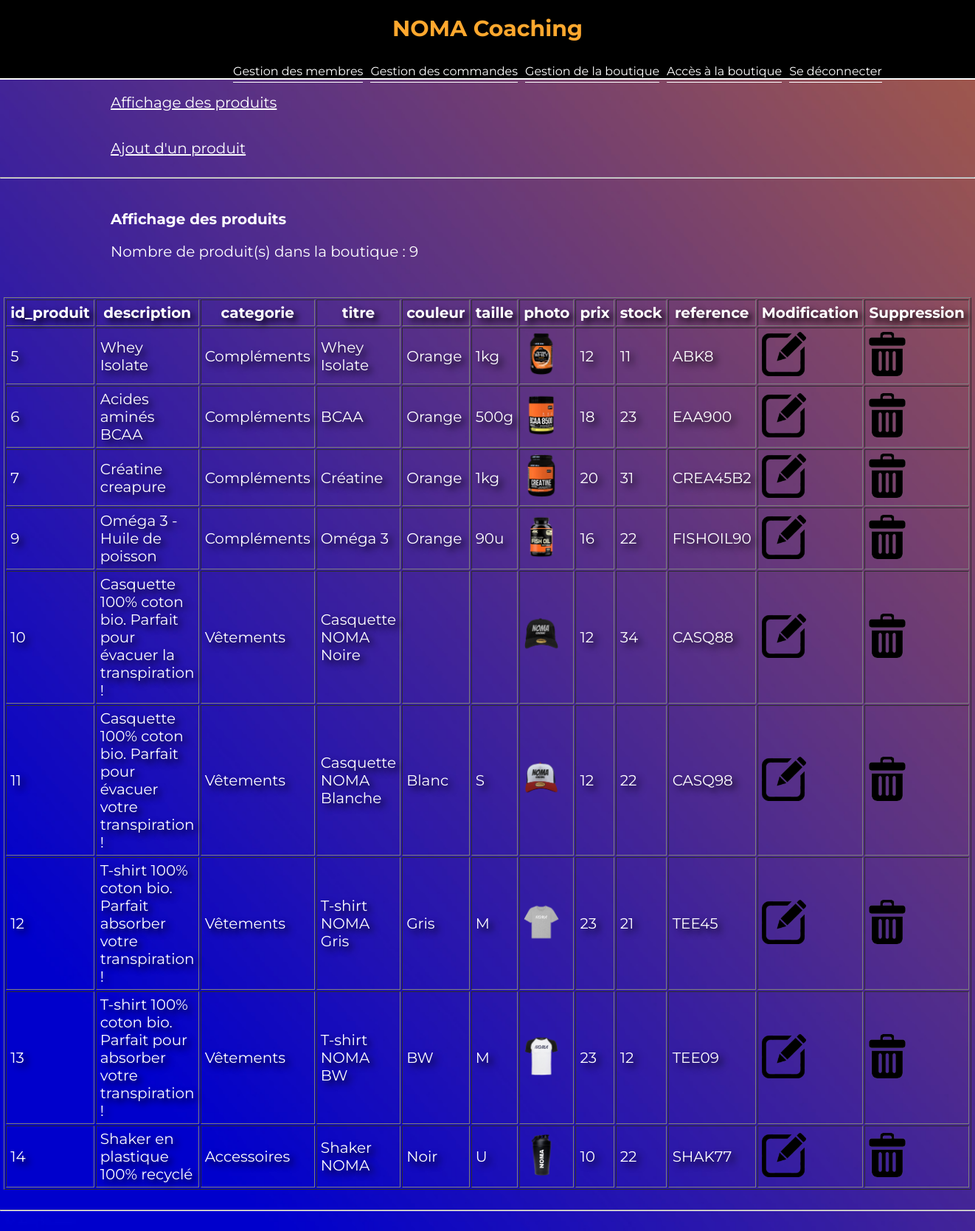
Page /admin/gestion_boutique.php?action=affichage (signed in) on the committed database.
### tables this page shows
CREATE TABLE `produit` (
  `id_produit` int(3) NOT NULL,
  `description` text NOT NULL,
  `categorie` varchar(20) NOT NULL,
  `titre` varchar(100) NOT NULL,
  `couleur` varchar(20) NOT NULL,
  `taille` varchar(5) NOT NULL,
  `photo` varchar(250) NOT NULL,
  `prix` int(3) NOT NULL,
  `stock` int(3) NOT NULL,
  `reference` varchar(20) NOT NULL
);

### inc/fonction.inc.php (called while the page is built, shortened)
<?php
function executeRequete($req)
{
	$hostname= 'localhost';
	$username='root';
	$password='root';
	$dbname='site';
	$connexion = mysqli_connect($hostname, $username, $password, $dbname);
	$resultat = mysqli_query($connexion,$req );
    return $resultat;
}
function internauteEstConnecte()
{
    if(!isset($_SESSION['membre'])) return false;
    else return true;
}
function internauteEstConnecteEtEstAdmin()
{
    if(internauteEstConnecte() && $_SESSION['membre']['statut'] == 1) return true;
    return false;
}
?>

### inc/init.inc.php (called while the page is built, shortened)
<?php
$contenu = '';
require_once("fonction.inc.php");

### admin/gestion_boutique.php (the view, shortened to what this page needs)
<?php
require_once("../inc/init.inc.php");?>
<!DOCTYPE html>
<html lang="fr">
<head>
    <link rel="stylesheet" href="<?php echo RACINE_SITE; ?>css/panier.css">
    <link rel="stylesheet" href="<?php echo RACINE_SITE; ?>img/boxicons/css/boxicons.min.css">
</head>
<?php
$contenu .= '<br><a class= "blanc2" href="?action=affichage">Affichage des produits</a><br><br><br>';
$contenu .= '<a class= "blanc2" href="?action=ajout">Ajout d\'un produit</a><br><br><hr><br>';
if(isset($_GET['action']) && $_GET['action'] == "affichage")
{
    $resultat = executeRequete("SELECT * FROM produit");
    $contenu .= '<h2 class= "blanc2"> Affichage des produits </h2>';
    $contenu .= '<p class = "blanc2"> Nombre de produit(s) dans la boutique : ' . $resultat->num_rows.'</p>';
    $contenu .= '<table class= "blanc" border="1" cellpadding="5"><tr>';
    while($colonne = $resultat->fetch_field())
    {
        $contenu .= '<th>' . $colonne->name . '</th>';
    }
    $contenu .= '<th>Modification</th>';
    $contenu .= '<th>Suppression</th>';
    $contenu .= '</tr>';
    while ($ligne = $resultat->fetch_assoc())
    {
        $contenu .= '<tr>';
        foreach ($ligne as $indice => $information)
        {
            if($indice == "photo")
            {
                $contenu .= '<td><img src="../img' .  substr( $information,11) . '" ="70" height="70"></td>';
            }
            else
            {
                $contenu .= '<td>' . $information . '</td>';
            }
        }
        $contenu .= '<td><a class= "blanc" href="?action=modification&id_produit=' . $ligne['id_produit'] .'"><img src="../img/edit.png"></a></td>';
        $contenu .= '<td><a class= "blanc" href="?action=suppression&id_produit=' . $ligne['id_produit'] .'" OnClick="return(confirm(\'En êtes vous certain ?\'));"><img src="../img/delete.png"></a></td>';
        $contenu .= '</tr>';
    }
    $contenu .= '</table><br><hr><br>';
}
require_once("../inc/haut.inc.php");
echo $contenu;

### inc/haut.inc.php (shortened to what this page needs)
<body>
    <nav>
        <h1><a href="<?php echo RACINE_SITE; ?>index.php">NOMA Coaching</a></h1>
        <div class="menu">
			<?php
			if(internauteEstConnecteEtEstAdmin())
			{
				echo '<a href="' . RACINE_SITE . 'admin/gestion_membre.php">Gestion des membres</a>';
				echo '<a href="' . RACINE_SITE . 'admin/gestion_commande.php">Gestion des commandes</a>';
				echo '<a href="' . RACINE_SITE . 'admin/gestion_boutique.php">Gestion de la boutique</a>';
				echo '<a href="' . RACINE_SITE . 'php/boutique.php">Accès à la boutique</a>';
				echo '<a href="' . RACINE_SITE . 'php/connexion.php?action=deconnexion">Se déconnecter</a>';
			}
			?>
        </div>
    </nav>

### css/panier.css (style rules this page uses)
body { margin: 0; padding: 0; font-family: 'Montserrat'; background-image: url(../img/abs.jpg); background-repeat: no-repeat; background-size: cover; }
table { margin-left:auto; margin-right:auto; margin-top :50px; width : 60%; }
nav { display: flex; flex-wrap: wrap; justify-content: center; align-items: center; border-bottom: 2px solid #ffffff; background-color: black; }
nav h1 a { color: rgb(255, 168, 46); font-size: 30px; text-decoration: none; }
.blanc { color : white; font-size : 20px; text-shadow: 5px 5px 10px black; }
.blanc img { max-height: 60px; margin: auto; }
.blanc2 { color : white; font-size : 20px; margin-left: 150px; }
nav .menu { margin-top: 10px; margin-left: 200px; }
nav .menu a { color: rgb(255, 255, 255); margin-right: 10px; text-decoration: none; border-bottom: 1px solid rgb(255, 255, 255); padding-bottom: 5px; }

### rows in the picture
produit: id_produit "5", description "Whey Isolate", categorie "Compléments", titre "Whey Isolate", couleur "Orange", taille "1kg", photo (picture), prix "12", stock "11", reference "ABK8"
produit: id_produit "6", description "Acides aminés BCAA", categorie "Compléments", titre "BCAA", couleur "Orange", taille "500g", photo (picture), prix "18", stock "23", reference "EAA900"
produit: id_produit "7", description "Créatine creapure", categorie "Compléments", titre "Créatine", couleur "Orange", taille "1kg", photo (picture), prix "20", stock "31", reference "CREA45B2"
produit: id_produit "9", description "Oméga 3 - Huile de poisson", categorie "Compléments", titre "Oméga 3", couleur "Orange", taille "90u", photo (picture), prix "16", stock "22", reference "FISHOIL90"
produit: id_produit "10", description "Casquette 100% coton bio. Parfait pour évacuer la transpiration !", categorie "Vêtements", titre "Casquette NOMA Noire", photo (picture), prix "12", stock "34", reference "CASQ88"
produit: id_produit "11", description "Casquette 100% coton bio. Parfait pour évacuer votre transpiration !", categorie "Vêtements", titre "Casquette NOMA Blanche", couleur "Blanc", taille "S", photo (picture), prix "12", stock "22", reference "CASQ98"
produit: id_produit "12", description "T-shirt 100% coton bio. Parfait absorber votre transpiration !", categorie "Vêtements", titre "T-shirt NOMA Gris", couleur "Gris", taille "M", photo (picture), prix "23", stock "21", reference "TEE45"
produit: id_produit "13", description "T-shirt 100% coton bio. Parfait pour absorber votre transpiration !", categorie "Vêtements", titre "T-shirt NOMA BW", couleur "BW", taille "M", photo (picture), prix "23", stock "12", reference "TEE09"
produit: id_produit "14", description "Shaker en plastique 100% recyclé", categorie "Accessoires", titre "Shaker NOMA", couleur "Noir", taille "U", photo (picture), prix "10", stock "22", reference "SHAK77"

### other values in the picture
$resultat->num_rows "9"
$colonne->name "id_produit"
$colonne->name "description"
$colonne->name "categorie"
$colonne->name "titre"
$colonne->name "couleur"
$colonne->name "taille"
$colonne->name "photo"
$colonne->name "prix"
$colonne->name "stock"
$colonne->name "reference"
